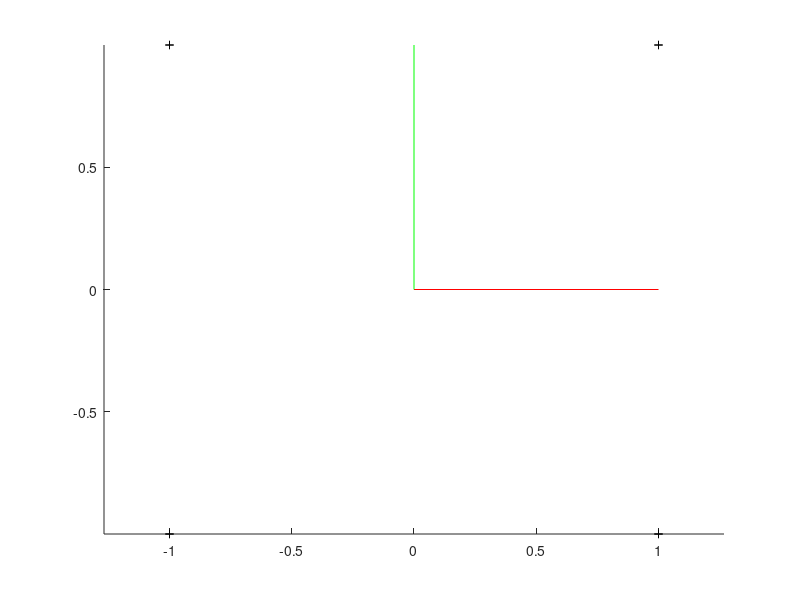

This figure's MATLAB source: (Note: this script raises an error after producing the figure.)
close all;
clear all;

basis = [ [0;0;0] eye(3) ]; % basis set
% a 3D model 
[x,y,z] = meshgrid( -1:2:1 );
p = [x(:) y(:) z(:)]'; 

figure;
hold on;
axis equal
plot3( [basis(1,1) basis(1,2)], [basis(2,1) basis(2,2)], [basis(3,1) basis(3,2)], 'r' ); % x axis
plot3( [basis(1,1) basis(1,3)], [basis(2,1) basis(2,3)], [basis(3,1) basis(3,3)], 'g' ); % y axis
plot3( [basis(1,1) basis(1,4)], [basis(2,1) basis(2,4)], [basis(3,1) basis(3,4)], 'b' ); % z axis

plot3( p(1,:), p(2,:), p(3,:), 'k+' );

ax = rand(3,1); % an axis of rotation

for r = 5:5:90
theta = r*pi/180; % angle of rotaion

R = RotA( ax, theta );
q = R*p;
plot3( q(1,:), q(2,:), q(3,:), 'k.' );
% [u,s,v] = svd( R-eye(3) );
% [norm( cross( ax,R*ax ) ) norm(cross( v(:,3), ax ))] ~= [0 0]

end

view(ax);

